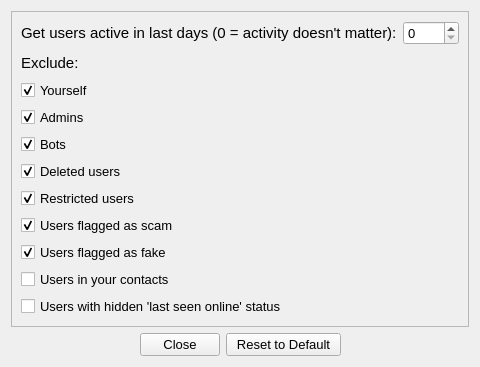
<?xml version="1.0" encoding="UTF-8"?>
<ui version="4.0">
 <class>ScrapeSettingsWidget</class>
 <widget class="QWidget" name="ScrapeSettingsWidget">
  <property name="windowModality">
   <enum>Qt::ApplicationModal</enum>
  </property>
  <property name="geometry">
   <rect>
    <x>0</x>
    <y>0</y>
    <width>474</width>
    <height>367</height>
   </rect>
  </property>
  <property name="windowTitle">
   <string>Form</string>
  </property>
  <layout class="QVBoxLayout" name="verticalLayout_3">
   <item>
    <widget class="QFrame" name="exclude_frame">
     <property name="frameShape">
      <enum>QFrame::StyledPanel</enum>
     </property>
     <property name="frameShadow">
      <enum>QFrame::Raised</enum>
     </property>
     <layout class="QVBoxLayout" name="verticalLayout_2">
      <item>
       <layout class="QVBoxLayout" name="verticalLayout">
        <item>
         <layout class="QHBoxLayout" name="horizontalLayout">
          <item>
           <widget class="QLabel" name="last_active_days_label">
            <property name="font">
             <font>
              <pointsize>11</pointsize>
             </font>
            </property>
            <property name="text">
             <string>Get users active in last days (0 = activity doesn't matter):</string>
            </property>
           </widget>
          </item>
          <item>
           <widget class="QSpinBox" name="last_active_days_spin_box">
            <property name="font">
             <font>
              <pointsize>10</pointsize>
             </font>
            </property>
            <property name="maximum">
             <number>9999</number>
            </property>
           </widget>
          </item>
         </layout>
        </item>
        <item>
         <widget class="QLabel" name="exclude_label">
          <property name="font">
           <font>
            <pointsize>11</pointsize>
           </font>
          </property>
          <property name="text">
           <string>Exclude:</string>
          </property>
         </widget>
        </item>
        <item>
         <widget class="QCheckBox" name="yourself_check_box">
          <property name="font">
           <font>
            <pointsize>10</pointsize>
           </font>
          </property>
          <property name="text">
           <string>Yourself</string>
          </property>
          <property name="checked">
           <bool>true</bool>
          </property>
         </widget>
        </item>
        <item>
         <widget class="QCheckBox" name="admins_check_box">
          <property name="font">
           <font>
            <pointsize>10</pointsize>
           </font>
          </property>
          <property name="text">
           <string>Admins</string>
          </property>
          <property name="checked">
           <bool>true</bool>
          </property>
         </widget>
        </item>
        <item>
         <widget class="QCheckBox" name="bots_check_box">
          <property name="font">
           <font>
            <pointsize>10</pointsize>
           </font>
          </property>
          <property name="text">
           <string>Bots</string>
          </property>
          <property name="checked">
           <bool>true</bool>
          </property>
         </widget>
        </item>
        <item>
         <widget class="QCheckBox" name="deleted_users_check_box">
          <property name="font">
           <font>
            <pointsize>10</pointsize>
           </font>
          </property>
          <property name="text">
           <string>Deleted users</string>
          </property>
          <property name="checked">
           <bool>true</bool>
          </property>
         </widget>
        </item>
        <item>
         <widget class="QCheckBox" name="restricted_users_check_box">
          <property name="font">
           <font>
            <pointsize>10</pointsize>
           </font>
          </property>
          <property name="text">
           <string>Restricted users</string>
          </property>
          <property name="checked">
           <bool>true</bool>
          </property>
         </widget>
        </item>
        <item>
         <widget class="QCheckBox" name="scam_flagged_users_check_box">
          <property name="font">
           <font>
            <pointsize>10</pointsize>
           </font>
          </property>
          <property name="text">
           <string>Users flagged as scam</string>
          </property>
          <property name="checked">
           <bool>true</bool>
          </property>
         </widget>
        </item>
        <item>
         <widget class="QCheckBox" name="fake_flagged_users_check_box">
          <property name="font">
           <font>
            <pointsize>10</pointsize>
           </font>
          </property>
          <property name="text">
           <string>Users flagged as fake</string>
          </property>
          <property name="checked">
           <bool>true</bool>
          </property>
         </widget>
        </item>
        <item>
         <widget class="QCheckBox" name="users_in_contacts_check_box">
          <property name="font">
           <font>
            <pointsize>10</pointsize>
           </font>
          </property>
          <property name="text">
           <string>Users in your contacts</string>
          </property>
          <property name="checked">
           <bool>false</bool>
          </property>
         </widget>
        </item>
        <item>
         <widget class="QCheckBox" name="users_with_hidden_last_seen_online_check_box">
          <property name="font">
           <font>
            <pointsize>10</pointsize>
           </font>
          </property>
          <property name="text">
           <string>Users with hidden 'last seen online' status</string>
          </property>
          <property name="checked">
           <bool>false</bool>
          </property>
         </widget>
        </item>
       </layout>
      </item>
     </layout>
    </widget>
   </item>
   <item>
    <layout class="QHBoxLayout" name="horizontalLayout_2">
     <item>
      <spacer name="horizontalSpacer">
       <property name="orientation">
        <enum>Qt::Horizontal</enum>
       </property>
       <property name="sizeHint" stdset="0">
        <size>
         <width>40</width>
         <height>20</height>
        </size>
       </property>
      </spacer>
     </item>
     <item>
      <widget class="QPushButton" name="close_button">
       <property name="font">
        <font>
         <pointsize>10</pointsize>
        </font>
       </property>
       <property name="text">
        <string>Close</string>
       </property>
      </widget>
     </item>
     <item>
      <widget class="QPushButton" name="reset_to_default_button">
       <property name="minimumSize">
        <size>
         <width>115</width>
         <height>0</height>
        </size>
       </property>
       <property name="font">
        <font>
         <pointsize>10</pointsize>
        </font>
       </property>
       <property name="text">
        <string>Reset to Default</string>
       </property>
      </widget>
     </item>
     <item>
      <spacer name="horizontalSpacer_2">
       <property name="orientation">
        <enum>Qt::Horizontal</enum>
       </property>
       <property name="sizeHint" stdset="0">
        <size>
         <width>40</width>
         <height>20</height>
        </size>
       </property>
      </spacer>
     </item>
    </layout>
   </item>
  </layout>
 </widget>
 <resources/>
 <connections/>
</ui>
